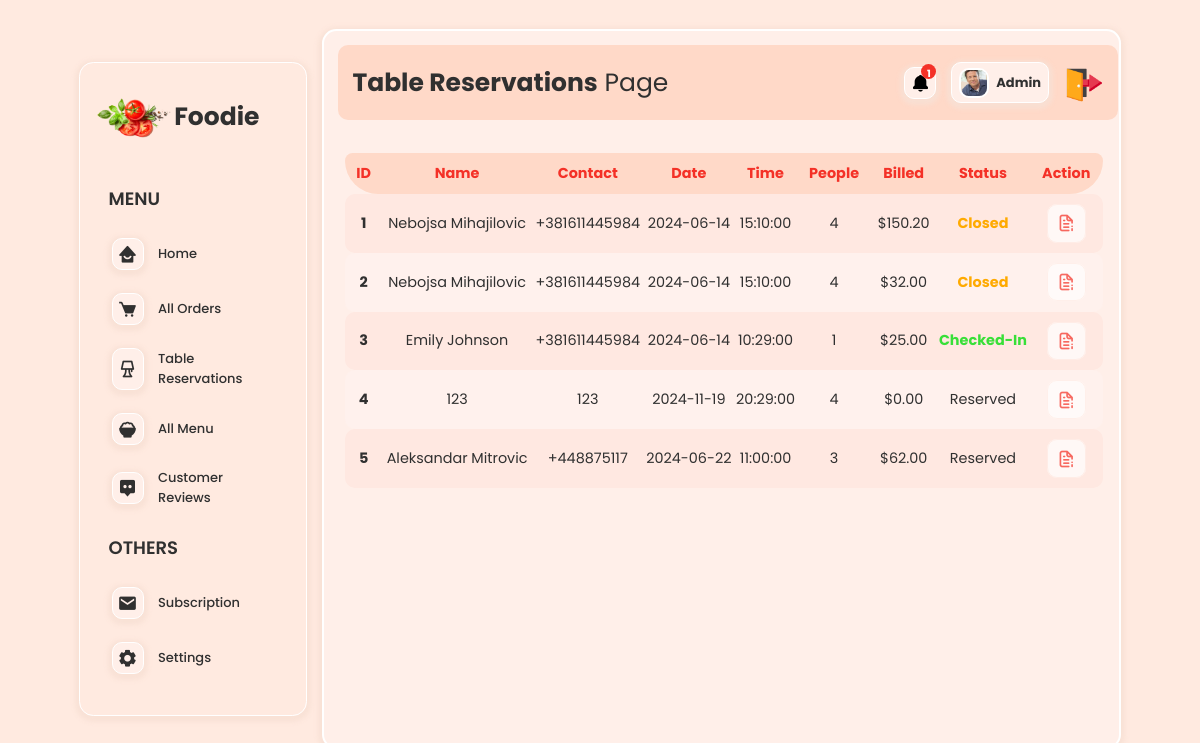
Screenshot of /admin/table.php (signed in) with the database file from the repository.
### tables this page shows
CREATE TABLE `tablereservations` (
  `tablereservation_id` int(11) NOT NULL,
  `name` varchar(255) NOT NULL,
  `email` varchar(100) NOT NULL,
  `phone` varchar(100) NOT NULL,
  `people` int(10) NOT NULL,
  `date` date NOT NULL,
  `time` time NOT NULL,
  `message` varchar(255) NOT NULL,
  `expenses` double(6,2) NOT NULL,
  `updated_by` varchar(50) DEFAULT NULL,
  `status` varchar(10) NOT NULL
);

### app/classes/Order.php (called while the page is built, shortened)
<?php
class Order extends Cart {
    protected $conn;
    public function __construct($conn) {
        $this->conn = $conn;
    }
    public function getNumberOfOrderedOrders() {
        $sql = "SELECT * FROM orders WHERE status='ordered'";
        $stmt = $this->conn->prepare($sql);
        $stmt->execute();
        $result = $stmt->get_result();
        return $result->num_rows;
    }
}

### app/classes/User.php (called while the page is built, shortened)
<?php
class User {
    protected $conn;
    public function __construct($conn) {
        $this->conn = $conn;
    }
    public function adminHeader($username) {
        $sql = "SELECT * FROM admins WHERE username=?";
        $stmt = $this->conn->prepare($sql);
        $stmt->bind_param("i", $username);
        $stmt->execute();
        $result = $stmt->get_result();
        return $result->fetch_assoc();
    }
}

### app/classes/TableReservation.php (called while the page is built, shortened)
<?php
class TableReservation {
    protected $conn;
    public function __construct($conn) {
        $this->conn = $conn;
    }
    public function getAll() {
        $sql = "SELECT * FROM tablereservations";
        $stmt = $this->conn->prepare($sql);
        $stmt->execute();
        $result = $stmt->get_result();
        return $result->fetch_all(MYSQLI_ASSOC);
    }
}

### admin/table.php (the view, shortened to what this page needs)
<?php
    include 'includes/header.php';
    include '../app/classes/TableReservation.php';
    include '../app/classes/Cart.php';
    include '../app/classes/Order.php';
    $tableRservation = new TableReservation($conn);
    $allReservations = $tableRservation->getAll();
?>
    <div class="adminPage flex">
        <?php include 'includes/sideMenu.php'; ?>
         <div class="mainBody">
            <div class="topSection flex">
                <div class="title">
                    <span><strong>Table Reservations</strong> Page</span>
                </div>
                <?php include 'includes/headerAdmin.php'; ?>
            </div>
         <div class="mainBodyContentContainer">
                <div class="orderDiv">
                    <table class="table">
                        <tr class="tblHeader">
                            <th>ID</th>
                            <th>Name</th>
                            <th>Contact</th>
                            <th>Date</th>
                            <th>Time</th>
                            <th>People</th>
                            <th>Billed</th>
                            <th>Status</th>
                            <th>Action</th>
                        </tr>
                        <?php foreach($allReservations as $reservation) : ?>
                            <tr class="tblRow orderRow">
                                <td class="id"><?=$reservation['tablereservation_id'];?></td>
                                <td class="customerName">
                                <span class="name" style="text-transform:capitalize"><?=$reservation['name'];?></span>
                                </td>
                                <td class="contact">
                                    <p><?=$reservation['phone'];?></p>
                                </td>
                                <td class="date">
                                    <p><?=$reservation['date'];?></p>
                                </td>
                                <td class="date">
                                    <p><?=$reservation['time'];?></p>
                                </td>
                                <td class="occupancy">
                                    <p><?=$reservation['people'];?></p>
                                </td>
                                <td class="billedAmount">
                                    <p>$<?=number_format($reservation['expenses'],2)?></p>
                                </td>
                                <?php
                                        $tableReservationStatus = $reservation['status'];
                                        switch ($tableReservationStatus) {
                                            case 'checked-in':
                                                ?>
                                                <td class="status">
                                                    <p class="delivered"><?=$tableReservationStatus;?></p>
                                                </td>
                                                <?php
                                                break;
                                                ?>
                                                <?php
                                            case 'closed':
                                                ?>
                                                <td class="status">
                                                    <p class="OTW"><?=$tableReservationStatus;?></p>
                                                </td>
                                                <?php
                                                break;
                                            default:
                                                ?>
                                                <td class="status" style="text-transform: capitalize;">
                                                    <p><?=$tableReservationStatus;?></p>
                                                </td>
                                                <?php
                                                break;
                                        }
                                    ?>
                                    <td class="action">
                                        <a href="<?=ROOT_URL?>admin/tableDetails.php?id=<?=$reservation['tablereservation_id'];?>">
                                            <i class="uil uil-file-info-alt icon"></i>
                                        </a>
                                    </td>
                            </tr>
                        <?php endforeach ?>
                    </table>
                </div>
            </div>
         </div>
    </div>
<?php include 'includes/footer.php'; ?>

### admin/includes/header.php (shortened to what this page needs)
<!DOCTYPE html>
<html lang="en">
<head>
    <link rel="stylesheet" href="<?=ROOT_URL?>public/css/styles.css">
    <link rel="stylesheet" href="<?=ROOT_URL?>admin/css/admin.css">
    <link rel="stylesheet" href="<?=ROOT_URL?>public/css/swiper-bundle.min.css">
    <link href="https://unpkg.com/aos@2.3.1/dist/aos.css" rel="stylesheet">
    <link href='https://unpkg.com/boxicons@2.1.2/css/boxicons.min.css' rel='stylesheet'>
    <link rel="stylesheet" href="https://unicons.iconscout.com/release/v4.0.0/css/line.css">
</head>
<body>

### admin/includes/sideMenu.php
<div class="sideMenu">
            <div class="logoDiv flex">
                <img src="../public/images/floating2.png" alt="Logo Image">
                <h1>Foodie</h1>
            </div>
            <div class="menuList">
                <span class="listTitle">
                    MENU
                </span>
                <ul class="menuLists">
                    <li class="listItem">
                        <a href="dashboard.php" class="menuLink flex">
                            <i class='bx bxs-home-smile icon'></i>
                            <span class="LinkText">Home</span>
                        </a>
                    </li>
                    <li class="listItem">
                        <a href="orders.php" class="menuLink flex">
                            <i class='bx bxs-cart icon' ></i>
                            <span class="LinkText">All Orders</span>
                        </a>
                    </li>
                    <li class="listItem">
                        <a href="table.php" class="menuLink flex">
                            <i class="uil uil-lamp icon"></i>
                            <span class="LinkText">Table Reservations</span>
                        </a>
                    </li>
                    <li class="listItem">
                        <a href="adminMenu.php" class="menuLink flex">
                            <i class='bx bxs-bowl-rice icon'></i>
                            <span class="LinkText">All Menu</span>
                        </a>
                    </li>
                    <li class="listItem">
                        <a href="review.php" class="menuLink flex">
                            <i class='bx bxs-message-alt-dots icon' ></i>
                            <span class="LinkText">Customer Reviews</span>
                        </a>
                    </li>
                </ul>
            </div>
            <div class="menuList">
                <span class="listTitle">
                        OTHERS
                </span>
                <ul class="menuLists">
                    <li class="listItem">
                        <a href="subscribers.php" class="menuLink flex">
                            <i class='bx bxs-envelope icon' ></i>
                            <span class="LinkText">Subscription</span>
                        </a>
                    </li>
                    <li class="listItem">
                        <a href="settings.php" class="menuLink flex">
                            <i class='bx bxs-cog icon' ></i>
                            <span class="LinkText">Settings</span>
                        </a>
                    </li>
                </ul>
            </div>
        </div>

### admin/includes/headerAdmin.php (shortened to what this page needs)
<?php
    include_once '../app/config/config.php';
    include_once '../app/classes/User.php';
    include_once '../app/classes/Cart.php';
    include_once '../app/classes/Order.php';
    $user = new User($conn);
    $order = new Order($conn);
    $admin = $user->adminHeader($_SESSION['username']);
    $numberOfOrders = $order->getNumberOfOrderedOrders();
?>
<div class="adminDiv flex">
    <div class="notDiv">
    <a href="<?=ROOT_URL?>admin/orders.php"><i class='bx bxs-bell icon' title="New Food Order" style="color: black;"></i></a>
        <?php if($numberOfOrders == 0) : ?>
            <span style="display: none"></span>
        <?php else : ?>
            <span class="count"><?=$numberOfOrders?></span>
        <?php endif ?>
    </div>
        <div class="imgDiv flex">
                <img src="<?=ROOT_URL?>public/images/<?=$admin['image'];?>" alt="Account Admin Image">
                <span class="name"><?=$admin['name'];?></small></span>
        </div>
    <a href="logout.php" title="Log Out" ><img src="<?=ROOT_URL?>public/images/logout.png" alt="" style="width: 40px; transform: translateY(5px);"></a>
</div>

### admin/includes/footer.php (shortened to what this page needs)
</body>
</html>

### public/css/styles.css (style rules this page uses)
* { padding: 0; margin: 0; box-sizing: border-box; font-family: "Poppins", sans-serif; }
:root { --primaryColor: #f43127; --secondaryColor: #ffd9c8; --thirdColor: #ffe8e1; --forthColor: #fff1ed; --cardColor: #ffefe9; --LocColor: #f0e2df; --bgColor: #ffeae0; --smallSize: 13px; --normalSize: 18px; --mediumSize: 25px; --largeSize: 35px; --textColor: rgb(48, 48, 48); --whiteColor: hsl(0, 0%, 100%); --borderRadius: 10px; --boxShadow: 0 2px 4px 4px #f8e0d4d7; --greyColor: rgb(180, 180, 180); --greenColor: rgb(56, 223, 56); --yellowColor: rgb(255, 170, 0); }
body { background: var(--bgColor); }
html { font-size: 90%; scroll-behavior: smooth; }
a { text-decoration: none; cursor: pointer; }
li { list-style: none; cursor: pointer; }
.flex { display: flex; align-items: center; }
img { height: auto; width: 100%; }
p { font-family: "Poppins", sans-serif; }
.icon { font-size: 20px; cursor: pointer; }

### rows the page displays
tablereservations: tablereservation_id "1", name "Nebojsa Mihajilovic", phone "+381611445984", date "2024-06-14", time "15:10:00", people "4", expenses "150.20", status "Closed"
tablereservations: tablereservation_id "2", name "Nebojsa Mihajilovic", phone "+381611445984", date "2024-06-14", time "15:10:00", people "4", expenses "32.00", status "Closed"
tablereservations: tablereservation_id "3", name "Emily Johnson", phone "+381611445984", date "2024-06-14", time "10:29:00", people "1", expenses "25.00", status "Checked-In"
tablereservations: tablereservation_id "4", name "123", phone "123", date "2024-11-19", time "20:29:00", people "4", expenses "0.00", status "Reserved"
tablereservations: tablereservation_id "5", name "Aleksandar Mitrovic", phone "+448875117", date "2024-06-22", time "11:00:00", people "3", expenses "62.00", status "Reserved"

### other values shown
$numberOfOrders "1"
$admin['name'] "Admin"
